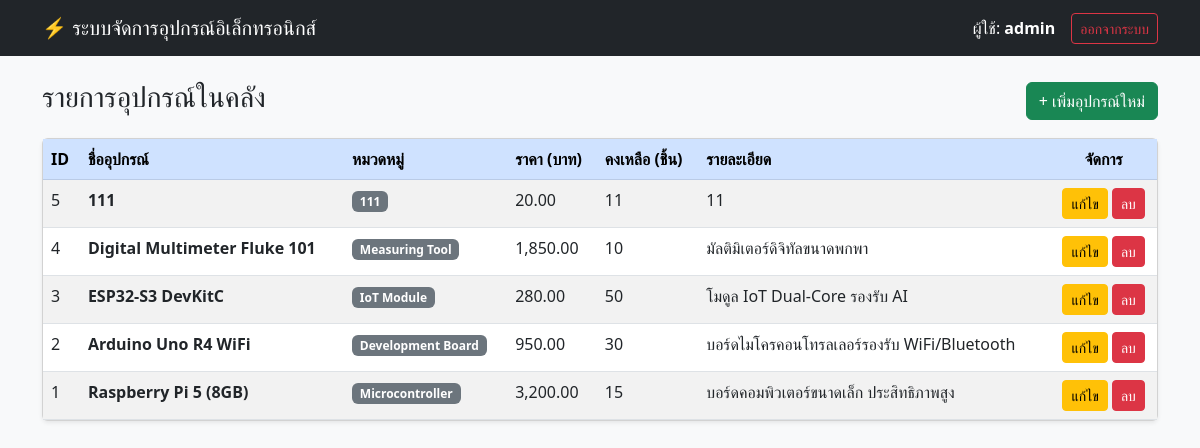
/index.php (signed in), run on the app's committed database.
### tables this page shows
CREATE TABLE products (
        id INTEGER PRIMARY KEY AUTOINCREMENT,
        name TEXT NOT NULL,
        category TEXT NOT NULL,
        price REAL NOT NULL,
        stock INTEGER NOT NULL,
        description TEXT
    );

### index.php (the view, shortened to what this page needs)
<?php
require 'db.php';
$products = $pdo->query("SELECT * FROM products ORDER BY id DESC")->fetchAll(PDO::FETCH_ASSOC);
?>
<!DOCTYPE html>
<html lang="th">
<head>
    <link href="https://cdn.jsdelivr.net/npm/bootstrap@5.3.0/dist/css/bootstrap.min.css" rel="stylesheet">
</head>
<body class="bg-light">
<nav class="navbar navbar-dark bg-dark mb-4">
    <div class="container">
        <a class="navbar-brand" href="#">⚡ ระบบจัดการอุปกรณ์อิเล็กทรอนิกส์</a>
        <div class="d-flex align-items-center text-white">
            <span class="me-3">ผู้ใช้: <b><?= htmlspecialchars($_SESSION['username']) ?></b></span>
            <a href="logout.php" class="btn btn-outline-danger btn-sm">ออกจากระบบ</a>
        </div>
    </div>
</nav>
<div class="container">
    <div class="d-flex justify-content-between align-items-center mb-3">
        <h3>รายการอุปกรณ์ในคลัง</h3>
        <button class="btn btn-success" data-bs-toggle="modal" data-bs-target="#addModal">+ เพิ่มอุปกรณ์ใหม่</button>
    </div>
    <div class="card shadow-sm">
        <div class="card-body p-0">
            <div class="table-responsive">
                <table class="table table-hover table-striped mb-0">
                    <thead class="table-primary">
                        <tr>
                            <th>ID</th>
                            <th>ชื่ออุปกรณ์</th>
                            <th>หมวดหมู่</th>
                            <th>ราคา (บาท)</th>
                            <th>คงเหลือ (ชิ้น)</th>
                            <th>รายละเอียด</th>
                            <th class="text-center">จัดการ</th>
                        </tr>
                    </thead>
                    <tbody>
                        <?php foreach ($products as $p): ?>
                        <tr>
                            <td><?= $p['id'] ?></td>
                            <td><b><?= htmlspecialchars($p['name']) ?></b></td>
                            <td><span class="badge bg-secondary"><?= htmlspecialchars($p['category']) ?></span></td>
                            <td><?= number_format($p['price'], 2) ?></td>
                            <td><?= $p['stock'] ?></td>
                            <td><?= htmlspecialchars($p['description']) ?></td>
                            <td class="text-center">
                                <button class="btn btn-warning btn-sm"
                                    onclick='openEditModal(<?= json_encode($p) ?>)'>แก้ไข</button>
                                <a href="?delete=<?= $p['id'] ?>" class="btn btn-danger btn-sm"
                                   onclick="return confirm('ยืนยันการลบอุปกรณ์นี้?')">ลบ</a>
                            </td>
                        </tr>
                        <?php endforeach; ?>
                    </tbody>
                </table>
            </div>
        </div>
    </div>
</div>
</body>
</html>

### data on the page
products: id "5", name "111", category "111", price "20.00", stock "11", description "11"
products: id "4", name "Digital Multimeter Fluke 101", category "Measuring Tool", price "1,850.00", stock "10", description "มัลติมิเตอร์ดิจิทัลขนาดพกพา"
products: id "3", name "ESP32-S3 DevKitC", category "IoT Module", price "280.00", stock "50", description "โมดูล IoT Dual-Core รองรับ AI"
products: id "2", name "Arduino Uno R4 WiFi", category "Development Board", price "950.00", stock "30", description "บอร์ดไมโครคอนโทรลเลอร์รองรับ WiFi/Bluetooth"
products: id "1", name "Raspberry Pi 5 (8GB)", category "Microcontroller", price "3,200.00", stock "15", description "บอร์ดคอมพิวเตอร์ขนาดเล็ก ประสิทธิภาพสูง"

### other printed values
$_SESSION['username'] "admin"
